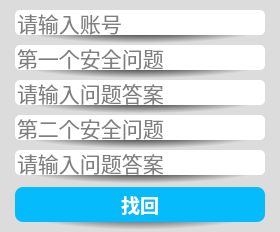
<?xml version="1.0" encoding="UTF-8"?>
<ui version="4.0">
 <class>CRetrieveDialog</class>
 <widget class="QDialog" name="CRetrieveDialog">
  <property name="geometry">
   <rect>
    <x>0</x>
    <y>0</y>
    <width>280</width>
    <height>232</height>
   </rect>
  </property>
  <property name="sizePolicy">
   <sizepolicy hsizetype="Fixed" vsizetype="Fixed">
    <horstretch>0</horstretch>
    <verstretch>0</verstretch>
   </sizepolicy>
  </property>
  <property name="minimumSize">
   <size>
    <width>280</width>
    <height>230</height>
   </size>
  </property>
  <property name="maximumSize">
   <size>
    <width>280</width>
    <height>232</height>
   </size>
  </property>
  <property name="windowTitle">
   <string>找回密码</string>
  </property>
  <property name="styleSheet">
   <string notr="true">#CRetrieveDialog
{
	background:rgb(220, 220, 220);
}</string>
  </property>
  <layout class="QGridLayout" name="gridLayout">
   <property name="leftMargin">
    <number>0</number>
   </property>
   <property name="topMargin">
    <number>10</number>
   </property>
   <property name="rightMargin">
    <number>0</number>
   </property>
   <property name="bottomMargin">
    <number>0</number>
   </property>
   <property name="spacing">
    <number>0</number>
   </property>
   <item row="0" column="0">
    <widget class="QWidget" name="widgetAccount" native="true">
     <property name="sizePolicy">
      <sizepolicy hsizetype="Fixed" vsizetype="Fixed">
       <horstretch>0</horstretch>
       <verstretch>0</verstretch>
      </sizepolicy>
     </property>
     <property name="minimumSize">
      <size>
       <width>280</width>
       <height>35</height>
      </size>
     </property>
     <property name="maximumSize">
      <size>
       <width>280</width>
       <height>35</height>
      </size>
     </property>
     <property name="font">
      <font>
       <family>等线</family>
       <pointsize>10</pointsize>
       <weight>75</weight>
       <bold>true</bold>
      </font>
     </property>
     <property name="styleSheet">
      <string notr="true">background:qradialgradient(spread:pad, cx:0.5, cy:0.5, radius:0.5, fx:0.5, fy:0.5, stop:0.0965909 rgba(0, 0, 0, 255), stop:0.903409 rgba(220, 220, 220, 220));</string>
     </property>
     <layout class="QGridLayout" name="gridLayout_2">
      <property name="leftMargin">
       <number>0</number>
      </property>
      <property name="topMargin">
       <number>0</number>
      </property>
      <property name="rightMargin">
       <number>0</number>
      </property>
      <property name="bottomMargin">
       <number>0</number>
      </property>
      <property name="spacing">
       <number>0</number>
      </property>
      <item row="0" column="0">
       <widget class="QLineEdit" name="lineEditAccount">
        <property name="sizePolicy">
         <sizepolicy hsizetype="Fixed" vsizetype="Fixed">
          <horstretch>25</horstretch>
          <verstretch>25</verstretch>
         </sizepolicy>
        </property>
        <property name="minimumSize">
         <size>
          <width>250</width>
          <height>25</height>
         </size>
        </property>
        <property name="maximumSize">
         <size>
          <width>250</width>
          <height>25</height>
         </size>
        </property>
        <property name="font">
         <font>
          <family>Consolas</family>
          <pointsize>16</pointsize>
          <weight>50</weight>
          <italic>false</italic>
          <bold>false</bold>
         </font>
        </property>
        <property name="toolTip">
         <string/>
        </property>
        <property name="autoFillBackground">
         <bool>false</bool>
        </property>
        <property name="styleSheet">
         <string notr="true">background:rgb(255, 255, 255);
border-radius:5px;
color:rgb(0, 0, 0);</string>
        </property>
        <property name="inputMask">
         <string/>
        </property>
        <property name="text">
         <string/>
        </property>
        <property name="maxLength">
         <number>20</number>
        </property>
        <property name="frame">
         <bool>true</bool>
        </property>
        <property name="echoMode">
         <enum>QLineEdit::Normal</enum>
        </property>
        <property name="cursorPosition">
         <number>0</number>
        </property>
        <property name="alignment">
         <set>Qt::AlignLeading|Qt::AlignLeft|Qt::AlignVCenter</set>
        </property>
        <property name="dragEnabled">
         <bool>false</bool>
        </property>
        <property name="placeholderText">
         <string>请输入账号</string>
        </property>
        <property name="clearButtonEnabled">
         <bool>true</bool>
        </property>
       </widget>
      </item>
      <item row="1" column="0">
       <spacer name="verticalSpacerInputAccount">
        <property name="font">
         <font>
          <family>等线</family>
          <pointsize>10</pointsize>
          <weight>75</weight>
          <bold>true</bold>
         </font>
        </property>
        <property name="orientation">
         <enum>Qt::Vertical</enum>
        </property>
        <property name="sizeHint" stdset="0">
         <size>
          <width>20</width>
          <height>20</height>
         </size>
        </property>
       </spacer>
      </item>
     </layout>
    </widget>
   </item>
   <item row="1" column="0">
    <widget class="QWidget" name="widgetSecretiveQuestion1" native="true">
     <property name="sizePolicy">
      <sizepolicy hsizetype="Fixed" vsizetype="Fixed">
       <horstretch>0</horstretch>
       <verstretch>0</verstretch>
      </sizepolicy>
     </property>
     <property name="minimumSize">
      <size>
       <width>280</width>
       <height>35</height>
      </size>
     </property>
     <property name="maximumSize">
      <size>
       <width>280</width>
       <height>35</height>
      </size>
     </property>
     <property name="font">
      <font>
       <family>等线</family>
       <pointsize>10</pointsize>
       <weight>75</weight>
       <bold>true</bold>
      </font>
     </property>
     <property name="styleSheet">
      <string notr="true">background:qradialgradient(spread:pad, cx:0.5, cy:0.5, radius:0.5, fx:0.5, fy:0.5, stop:0.0965909 rgba(0, 0, 0, 255), stop:0.903409 rgba(220, 220, 220, 220));</string>
     </property>
     <layout class="QGridLayout" name="gridLayout_3">
      <property name="leftMargin">
       <number>0</number>
      </property>
      <property name="topMargin">
       <number>0</number>
      </property>
      <property name="rightMargin">
       <number>0</number>
      </property>
      <property name="bottomMargin">
       <number>0</number>
      </property>
      <property name="spacing">
       <number>0</number>
      </property>
      <item row="0" column="0">
       <widget class="QLineEdit" name="lineEditSecretiveQuestion1">
        <property name="sizePolicy">
         <sizepolicy hsizetype="Fixed" vsizetype="Fixed">
          <horstretch>25</horstretch>
          <verstretch>25</verstretch>
         </sizepolicy>
        </property>
        <property name="minimumSize">
         <size>
          <width>250</width>
          <height>25</height>
         </size>
        </property>
        <property name="maximumSize">
         <size>
          <width>250</width>
          <height>25</height>
         </size>
        </property>
        <property name="font">
         <font>
          <family>Consolas</family>
          <pointsize>16</pointsize>
          <weight>50</weight>
          <italic>false</italic>
          <bold>false</bold>
         </font>
        </property>
        <property name="toolTip">
         <string/>
        </property>
        <property name="autoFillBackground">
         <bool>false</bool>
        </property>
        <property name="styleSheet">
         <string notr="true">background:rgb(255, 255, 255);
border-radius:5px;
color:rgb(0, 0, 0);</string>
        </property>
        <property name="inputMask">
         <string/>
        </property>
        <property name="text">
         <string/>
        </property>
        <property name="maxLength">
         <number>20</number>
        </property>
        <property name="frame">
         <bool>true</bool>
        </property>
        <property name="echoMode">
         <enum>QLineEdit::Normal</enum>
        </property>
        <property name="cursorPosition">
         <number>0</number>
        </property>
        <property name="alignment">
         <set>Qt::AlignLeading|Qt::AlignLeft|Qt::AlignVCenter</set>
        </property>
        <property name="dragEnabled">
         <bool>false</bool>
        </property>
        <property name="placeholderText">
         <string>第一个安全问题</string>
        </property>
        <property name="clearButtonEnabled">
         <bool>true</bool>
        </property>
       </widget>
      </item>
      <item row="1" column="0">
       <spacer name="verticalSpacerInputSecretiveQuestion1">
        <property name="font">
         <font>
          <family>等线</family>
          <pointsize>10</pointsize>
          <weight>75</weight>
          <bold>true</bold>
         </font>
        </property>
        <property name="orientation">
         <enum>Qt::Vertical</enum>
        </property>
        <property name="sizeHint" stdset="0">
         <size>
          <width>20</width>
          <height>20</height>
         </size>
        </property>
       </spacer>
      </item>
     </layout>
    </widget>
   </item>
   <item row="2" column="0">
    <widget class="QWidget" name="widgetSecretiveAnswer1" native="true">
     <property name="sizePolicy">
      <sizepolicy hsizetype="Fixed" vsizetype="Fixed">
       <horstretch>0</horstretch>
       <verstretch>0</verstretch>
      </sizepolicy>
     </property>
     <property name="minimumSize">
      <size>
       <width>280</width>
       <height>35</height>
      </size>
     </property>
     <property name="maximumSize">
      <size>
       <width>280</width>
       <height>35</height>
      </size>
     </property>
     <property name="font">
      <font>
       <family>等线</family>
       <pointsize>10</pointsize>
       <weight>75</weight>
       <bold>true</bold>
      </font>
     </property>
     <property name="styleSheet">
      <string notr="true">background:qradialgradient(spread:pad, cx:0.5, cy:0.5, radius:0.5, fx:0.5, fy:0.5, stop:0.0965909 rgba(0, 0, 0, 255), stop:0.903409 rgba(220, 220, 220, 220));</string>
     </property>
     <layout class="QGridLayout" name="gridLayout_4">
      <property name="leftMargin">
       <number>0</number>
      </property>
      <property name="topMargin">
       <number>0</number>
      </property>
      <property name="rightMargin">
       <number>0</number>
      </property>
      <property name="bottomMargin">
       <number>0</number>
      </property>
      <property name="spacing">
       <number>0</number>
      </property>
      <item row="0" column="0">
       <widget class="QLineEdit" name="lineEditSecretiveAnswer1">
        <property name="sizePolicy">
         <sizepolicy hsizetype="Fixed" vsizetype="Fixed">
          <horstretch>25</horstretch>
          <verstretch>25</verstretch>
         </sizepolicy>
        </property>
        <property name="minimumSize">
         <size>
          <width>250</width>
          <height>25</height>
         </size>
        </property>
        <property name="maximumSize">
         <size>
          <width>250</width>
          <height>25</height>
         </size>
        </property>
        <property name="font">
         <font>
          <family>Consolas</family>
          <pointsize>16</pointsize>
          <weight>50</weight>
          <italic>false</italic>
          <bold>false</bold>
         </font>
        </property>
        <property name="toolTip">
         <string/>
        </property>
        <property name="autoFillBackground">
         <bool>false</bool>
        </property>
        <property name="styleSheet">
         <string notr="true">background:rgb(255, 255, 255);
border-radius:5px;
color:rgb(0, 0, 0);</string>
        </property>
        <property name="inputMask">
         <string/>
        </property>
        <property name="text">
         <string/>
        </property>
        <property name="maxLength">
         <number>20</number>
        </property>
        <property name="frame">
         <bool>true</bool>
        </property>
        <property name="echoMode">
         <enum>QLineEdit::Normal</enum>
        </property>
        <property name="cursorPosition">
         <number>0</number>
        </property>
        <property name="alignment">
         <set>Qt::AlignLeading|Qt::AlignLeft|Qt::AlignVCenter</set>
        </property>
        <property name="dragEnabled">
         <bool>false</bool>
        </property>
        <property name="placeholderText">
         <string>请输入问题答案</string>
        </property>
        <property name="clearButtonEnabled">
         <bool>true</bool>
        </property>
       </widget>
      </item>
      <item row="1" column="0">
       <spacer name="verticalSpacerInputSecretiveAnswer1">
        <property name="font">
         <font>
          <family>等线</family>
          <pointsize>10</pointsize>
          <weight>75</weight>
          <bold>true</bold>
         </font>
        </property>
        <property name="orientation">
         <enum>Qt::Vertical</enum>
        </property>
        <property name="sizeHint" stdset="0">
         <size>
          <width>20</width>
          <height>20</height>
         </size>
        </property>
       </spacer>
      </item>
     </layout>
    </widget>
   </item>
   <item row="3" column="0">
    <widget class="QWidget" name="widgetSecretiveQuestion2" native="true">
     <property name="sizePolicy">
      <sizepolicy hsizetype="Fixed" vsizetype="Fixed">
       <horstretch>0</horstretch>
       <verstretch>0</verstretch>
      </sizepolicy>
     </property>
     <property name="minimumSize">
      <size>
       <width>280</width>
       <height>35</height>
      </size>
     </property>
     <property name="maximumSize">
      <size>
       <width>280</width>
       <height>35</height>
      </size>
     </property>
     <property name="font">
      <font>
       <family>等线</family>
       <pointsize>10</pointsize>
       <weight>75</weight>
       <bold>true</bold>
      </font>
     </property>
     <property name="styleSheet">
      <string notr="true">background:qradialgradient(spread:pad, cx:0.5, cy:0.5, radius:0.5, fx:0.5, fy:0.5, stop:0.0965909 rgba(0, 0, 0, 255), stop:0.903409 rgba(220, 220, 220, 220));</string>
     </property>
     <layout class="QGridLayout" name="gridLayout_5">
      <property name="leftMargin">
       <number>0</number>
      </property>
      <property name="topMargin">
       <number>0</number>
      </property>
      <property name="rightMargin">
       <number>0</number>
      </property>
      <property name="bottomMargin">
       <number>0</number>
      </property>
      <property name="spacing">
       <number>0</number>
      </property>
      <item row="0" column="0">
       <widget class="QLineEdit" name="lineEditSecretiveQuestion2">
        <property name="sizePolicy">
         <sizepolicy hsizetype="Fixed" vsizetype="Fixed">
          <horstretch>25</horstretch>
          <verstretch>25</verstretch>
         </sizepolicy>
        </property>
        <property name="minimumSize">
         <size>
          <width>250</width>
          <height>25</height>
         </size>
        </property>
        <property name="maximumSize">
         <size>
          <width>250</width>
          <height>25</height>
         </size>
        </property>
        <property name="font">
         <font>
          <family>Consolas</family>
          <pointsize>16</pointsize>
          <weight>50</weight>
          <italic>false</italic>
          <bold>false</bold>
         </font>
        </property>
        <property name="toolTip">
         <string/>
        </property>
        <property name="autoFillBackground">
         <bool>false</bool>
        </property>
        <property name="styleSheet">
         <string notr="true">background:rgb(255, 255, 255);
border-radius:5px;
color:rgb(0, 0, 0);</string>
        </property>
        <property name="inputMask">
         <string/>
        </property>
        <property name="text">
         <string/>
        </property>
        <property name="maxLength">
         <number>20</number>
        </property>
        <property name="frame">
         <bool>true</bool>
        </property>
        <property name="echoMode">
         <enum>QLineEdit::Normal</enum>
        </property>
        <property name="cursorPosition">
         <number>0</number>
        </property>
        <property name="alignment">
         <set>Qt::AlignLeading|Qt::AlignLeft|Qt::AlignVCenter</set>
        </property>
        <property name="dragEnabled">
         <bool>false</bool>
        </property>
        <property name="placeholderText">
         <string>第二个安全问题</string>
        </property>
        <property name="clearButtonEnabled">
         <bool>true</bool>
        </property>
       </widget>
      </item>
      <item row="1" column="0">
       <spacer name="verticalSpacerInputSecretiveQuestion2">
        <property name="font">
         <font>
          <family>等线</family>
          <pointsize>10</pointsize>
          <weight>75</weight>
          <bold>true</bold>
         </font>
        </property>
        <property name="orientation">
         <enum>Qt::Vertical</enum>
        </property>
        <property name="sizeHint" stdset="0">
         <size>
          <width>20</width>
          <height>20</height>
         </size>
        </property>
       </spacer>
      </item>
     </layout>
    </widget>
   </item>
   <item row="4" column="0">
    <widget class="QWidget" name="widgetSecretiveAnswer2" native="true">
     <property name="sizePolicy">
      <sizepolicy hsizetype="Fixed" vsizetype="Fixed">
       <horstretch>0</horstretch>
       <verstretch>0</verstretch>
      </sizepolicy>
     </property>
     <property name="minimumSize">
      <size>
       <width>280</width>
       <height>35</height>
      </size>
     </property>
     <property name="maximumSize">
      <size>
       <width>280</width>
       <height>35</height>
      </size>
     </property>
     <property name="font">
      <font>
       <family>等线</family>
       <pointsize>10</pointsize>
       <weight>75</weight>
       <bold>true</bold>
      </font>
     </property>
     <property name="styleSheet">
      <string notr="true">background:qradialgradient(spread:pad, cx:0.5, cy:0.5, radius:0.5, fx:0.5, fy:0.5, stop:0.0965909 rgba(0, 0, 0, 255), stop:0.903409 rgba(220, 220, 220, 220));</string>
     </property>
     <layout class="QGridLayout" name="gridLayout_6">
      <property name="leftMargin">
       <number>0</number>
      </property>
      <property name="topMargin">
       <number>0</number>
      </property>
      <property name="rightMargin">
       <number>0</number>
      </property>
      <property name="bottomMargin">
       <number>0</number>
      </property>
      <property name="spacing">
       <number>0</number>
      </property>
      <item row="1" column="0">
       <spacer name="verticalSpacerInputSecretiveAnswer2">
        <property name="font">
         <font>
          <family>等线</family>
          <pointsize>10</pointsize>
          <weight>75</weight>
          <bold>true</bold>
         </font>
        </property>
        <property name="orientation">
         <enum>Qt::Vertical</enum>
        </property>
        <property name="sizeHint" stdset="0">
         <size>
          <width>20</width>
          <height>20</height>
         </size>
        </property>
       </spacer>
      </item>
      <item row="0" column="0">
       <widget class="QLineEdit" name="lineEditSecretiveAnswer2">
        <property name="sizePolicy">
         <sizepolicy hsizetype="Fixed" vsizetype="Fixed">
          <horstretch>25</horstretch>
          <verstretch>25</verstretch>
         </sizepolicy>
        </property>
        <property name="minimumSize">
         <size>
          <width>250</width>
          <height>25</height>
         </size>
        </property>
        <property name="maximumSize">
         <size>
          <width>250</width>
          <height>25</height>
         </size>
        </property>
        <property name="font">
         <font>
          <family>Consolas</family>
          <pointsize>16</pointsize>
          <weight>50</weight>
          <italic>false</italic>
          <bold>false</bold>
         </font>
        </property>
        <property name="toolTip">
         <string/>
        </property>
        <property name="autoFillBackground">
         <bool>false</bool>
        </property>
        <property name="styleSheet">
         <string notr="true">background:rgb(255, 255, 255);
border-radius:5px;
color:rgb(0, 0, 0);</string>
        </property>
        <property name="inputMask">
         <string/>
        </property>
        <property name="text">
         <string/>
        </property>
        <property name="maxLength">
         <number>20</number>
        </property>
        <property name="frame">
         <bool>true</bool>
        </property>
        <property name="echoMode">
         <enum>QLineEdit::Normal</enum>
        </property>
        <property name="cursorPosition">
         <number>0</number>
        </property>
        <property name="alignment">
         <set>Qt::AlignLeading|Qt::AlignLeft|Qt::AlignVCenter</set>
        </property>
        <property name="dragEnabled">
         <bool>false</bool>
        </property>
        <property name="placeholderText">
         <string>请输入问题答案</string>
        </property>
        <property name="clearButtonEnabled">
         <bool>true</bool>
        </property>
       </widget>
      </item>
     </layout>
    </widget>
   </item>
   <item row="5" column="0">
    <widget class="QWidget" name="widgetLoginButton" native="true">
     <property name="sizePolicy">
      <sizepolicy hsizetype="Preferred" vsizetype="Fixed">
       <horstretch>0</horstretch>
       <verstretch>0</verstretch>
      </sizepolicy>
     </property>
     <property name="styleSheet">
      <string notr="true">background:qradialgradient(spread:pad, cx:0.5, cy:0.5, radius:0.5, fx:0.5, fy:0.5, stop:0.0965909 rgba(0, 0, 0, 255), stop:0.903409 rgba(220, 220, 220, 220));</string>
     </property>
     <layout class="QGridLayout" name="gridLayout_9">
      <property name="leftMargin">
       <number>5</number>
      </property>
      <property name="topMargin">
       <number>2</number>
      </property>
      <property name="rightMargin">
       <number>5</number>
      </property>
      <property name="bottomMargin">
       <number>10</number>
      </property>
      <property name="spacing">
       <number>0</number>
      </property>
      <item row="0" column="0">
       <widget class="QToolButton" name="toolButtonRetrieve">
        <property name="sizePolicy">
         <sizepolicy hsizetype="Fixed" vsizetype="Fixed">
          <horstretch>0</horstretch>
          <verstretch>0</verstretch>
         </sizepolicy>
        </property>
        <property name="minimumSize">
         <size>
          <width>250</width>
          <height>35</height>
         </size>
        </property>
        <property name="maximumSize">
         <size>
          <width>250</width>
          <height>35</height>
         </size>
        </property>
        <property name="font">
         <font>
          <family>等线</family>
          <pointsize>14</pointsize>
          <weight>75</weight>
          <bold>true</bold>
         </font>
        </property>
        <property name="cursor">
         <cursorShape>PointingHandCursor</cursorShape>
        </property>
        <property name="toolTip">
         <string>点击注册</string>
        </property>
        <property name="styleSheet">
         <string notr="true">background:rgb(5, 187, 251);
border-radius:8px;
color:rgb(255, 255, 255);</string>
        </property>
        <property name="text">
         <string>找回</string>
        </property>
        <property name="shortcut">
         <string>Enter</string>
        </property>
        <property name="checkable">
         <bool>false</bool>
        </property>
        <property name="autoRepeat">
         <bool>false</bool>
        </property>
        <property name="autoExclusive">
         <bool>false</bool>
        </property>
       </widget>
      </item>
     </layout>
    </widget>
   </item>
  </layout>
 </widget>
 <resources/>
 <connections/>
</ui>
